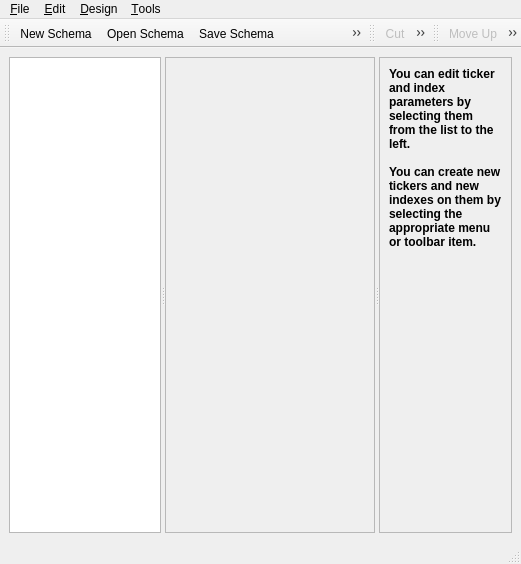
<ui version="4.0" >
 <class>TickerDesigner</class>
 <widget class="QMainWindow" name="TickerDesigner" >
  <property name="geometry" >
   <rect>
    <x>0</x>
    <y>0</y>
    <width>521</width>
    <height>564</height>
   </rect>
  </property>
  <property name="windowTitle" >
   <string>Ticker Designer</string>
  </property>
  <property name="windowIcon" >
   <iconset resource="profit.qrc" >:/images/icons/log.png</iconset>
  </property>
  <widget class="QWidget" name="centralwidget" >
   <layout class="QVBoxLayout" >
    <property name="margin" >
     <number>9</number>
    </property>
    <property name="spacing" >
     <number>6</number>
    </property>
    <item>
     <widget class="QSplitter" name="splitter" >
      <property name="orientation" >
       <enum>Qt::Horizontal</enum>
      </property>
      <widget class="QTreeView" name="treeView" >
       <property name="focusPolicy" >
        <enum>Qt::WheelFocus</enum>
       </property>
      </widget>
      <widget class="QStackedWidget" name="controlStack" >
       <property name="frameShape" >
        <enum>QFrame::StyledPanel</enum>
       </property>
       <property name="currentIndex" >
        <number>0</number>
       </property>
       <widget class="QWidget" name="unknownPage" >
        <layout class="QVBoxLayout" >
         <property name="margin" >
          <number>9</number>
         </property>
         <property name="spacing" >
          <number>6</number>
         </property>
         <item>
          <spacer>
           <property name="orientation" >
            <enum>Qt::Vertical</enum>
           </property>
           <property name="sizeHint" >
            <size>
             <width>20</width>
             <height>40</height>
            </size>
           </property>
          </spacer>
         </item>
        </layout>
       </widget>
       <widget class="QWidget" name="symbolPage" >
        <layout class="QVBoxLayout" >
         <property name="margin" >
          <number>9</number>
         </property>
         <property name="spacing" >
          <number>6</number>
         </property>
         <item>
          <layout class="QHBoxLayout" >
           <property name="margin" >
            <number>0</number>
           </property>
           <property name="spacing" >
            <number>6</number>
           </property>
           <item>
            <layout class="QGridLayout" >
             <property name="margin" >
              <number>0</number>
             </property>
             <property name="spacing" >
              <number>6</number>
             </property>
             <item row="1" column="0" >
              <widget class="QLabel" name="label" >
               <property name="sizePolicy" >
                <sizepolicy>
                 <hsizetype>7</hsizetype>
                 <vsizetype>5</vsizetype>
                 <horstretch>0</horstretch>
                 <verstretch>0</verstretch>
                </sizepolicy>
               </property>
               <property name="text" >
                <string>Symbol:</string>
               </property>
               <property name="alignment" >
                <set>Qt::AlignRight|Qt::AlignTrailing|Qt::AlignVCenter</set>
               </property>
              </widget>
             </item>
             <item row="4" column="0" >
              <widget class="QLabel" name="" >
               <property name="text" >
                <string>Expiry:</string>
               </property>
               <property name="alignment" >
                <set>Qt::AlignRight|Qt::AlignTrailing|Qt::AlignVCenter</set>
               </property>
              </widget>
             </item>
             <item row="0" column="1" >
              <widget class="QSpinBox" name="idSpin" >
               <property name="alignment" >
                <set>Qt::AlignRight</set>
               </property>
               <property name="buttonSymbols" >
                <enum>QAbstractSpinBox::PlusMinus</enum>
               </property>
               <property name="maximum" >
                <number>99999</number>
               </property>
               <property name="minimum" >
                <number>1</number>
               </property>
               <property name="value" >
                <number>1</number>
               </property>
              </widget>
             </item>
             <item row="0" column="0" >
              <widget class="QLabel" name="label" >
               <property name="sizePolicy" >
                <sizepolicy>
                 <hsizetype>7</hsizetype>
                 <vsizetype>5</vsizetype>
                 <horstretch>0</horstretch>
                 <verstretch>0</verstretch>
                </sizepolicy>
               </property>
               <property name="text" >
                <string>Id:</string>
               </property>
               <property name="alignment" >
                <set>Qt::AlignRight|Qt::AlignTrailing|Qt::AlignVCenter</set>
               </property>
              </widget>
             </item>
             <item row="2" column="0" >
              <widget class="QLabel" name="label" >
               <property name="sizePolicy" >
                <sizepolicy>
                 <hsizetype>7</hsizetype>
                 <vsizetype>5</vsizetype>
                 <horstretch>0</horstretch>
                 <verstretch>0</verstretch>
                </sizepolicy>
               </property>
               <property name="text" >
                <string>Security Type:</string>
               </property>
               <property name="alignment" >
                <set>Qt::AlignRight|Qt::AlignTrailing|Qt::AlignVCenter</set>
               </property>
              </widget>
             </item>
             <item row="2" column="1" >
              <widget class="QComboBox" name="secTypeCombo" >
               <item>
                <property name="text" >
                 <string>STK</string>
                </property>
               </item>
               <item>
                <property name="text" >
                 <string>OPT</string>
                </property>
               </item>
               <item>
                <property name="text" >
                 <string>FUT</string>
                </property>
               </item>
               <item>
                <property name="text" >
                 <string>IND</string>
                </property>
               </item>
               <item>
                <property name="text" >
                 <string>FOP</string>
                </property>
               </item>
               <item>
                <property name="text" >
                 <string>CASH</string>
                </property>
               </item>
              </widget>
             </item>
             <item row="3" column="0" >
              <widget class="QLabel" name="label" >
               <property name="sizePolicy" >
                <sizepolicy>
                 <hsizetype>7</hsizetype>
                 <vsizetype>5</vsizetype>
                 <horstretch>0</horstretch>
                 <verstretch>0</verstretch>
                </sizepolicy>
               </property>
               <property name="text" >
                <string>Exchange:</string>
               </property>
               <property name="alignment" >
                <set>Qt::AlignRight|Qt::AlignTrailing|Qt::AlignVCenter</set>
               </property>
              </widget>
             </item>
             <item row="5" column="0" >
              <widget class="QLabel" name="" >
               <property name="text" >
                <string>Right:</string>
               </property>
               <property name="alignment" >
                <set>Qt::AlignRight|Qt::AlignTrailing|Qt::AlignVCenter</set>
               </property>
              </widget>
             </item>
             <item row="4" column="1" >
              <widget class="QLineEdit" name="expiryEdit" />
             </item>
             <item row="5" column="1" >
              <widget class="QComboBox" name="rightCombo" >
               <item>
                <property name="text" >
                 <string/>
                </property>
               </item>
               <item>
                <property name="text" >
                 <string>PUT</string>
                </property>
               </item>
               <item>
                <property name="text" >
                 <string>CALL</string>
                </property>
               </item>
              </widget>
             </item>
             <item row="6" column="1" >
              <widget class="QDoubleSpinBox" name="strikeSpin" >
               <property name="alignment" >
                <set>Qt::AlignRight</set>
               </property>
               <property name="buttonSymbols" >
                <enum>QAbstractSpinBox::PlusMinus</enum>
               </property>
               <property name="maximum" >
                <double>99999.990000000005239</double>
               </property>
               <property name="singleStep" >
                <double>0.010000000000000</double>
               </property>
              </widget>
             </item>
             <item row="6" column="0" >
              <widget class="QLabel" name="" >
               <property name="text" >
                <string>Strike:</string>
               </property>
               <property name="alignment" >
                <set>Qt::AlignRight|Qt::AlignTrailing|Qt::AlignVCenter</set>
               </property>
              </widget>
             </item>
             <item row="1" column="1" >
              <widget class="QLineEdit" name="symbolEdit" >
               <property name="sizePolicy" >
                <sizepolicy>
                 <hsizetype>1</hsizetype>
                 <vsizetype>0</vsizetype>
                 <horstretch>0</horstretch>
                 <verstretch>0</verstretch>
                </sizepolicy>
               </property>
              </widget>
             </item>
             <item row="3" column="1" >
              <widget class="QLineEdit" name="exchangeEdit" >
               <property name="sizePolicy" >
                <sizepolicy>
                 <hsizetype>1</hsizetype>
                 <vsizetype>0</vsizetype>
                 <horstretch>0</horstretch>
                 <verstretch>0</verstretch>
                </sizepolicy>
               </property>
              </widget>
             </item>
             <item row="7" column="0" >
              <widget class="QLabel" name="" >
               <property name="text" >
                <string>Currency:</string>
               </property>
               <property name="alignment" >
                <set>Qt::AlignRight|Qt::AlignTrailing|Qt::AlignVCenter</set>
               </property>
              </widget>
             </item>
             <item row="7" column="1" >
              <widget class="QLineEdit" name="currencyEdit" />
             </item>
            </layout>
           </item>
          </layout>
         </item>
         <item>
          <widget class="QGroupBox" name="iconGroup" >
           <property name="title" >
            <string>Icon</string>
           </property>
           <property name="flat" >
            <bool>true</bool>
           </property>
           <layout class="QHBoxLayout" >
            <property name="margin" >
             <number>9</number>
            </property>
            <property name="spacing" >
             <number>6</number>
            </property>
            <item>
             <spacer>
              <property name="orientation" >
               <enum>Qt::Horizontal</enum>
              </property>
              <property name="sizeHint" >
               <size>
                <width>30</width>
                <height>20</height>
               </size>
              </property>
             </spacer>
            </item>
            <item>
             <widget class="QLabel" name="iconPreview" >
              <property name="sizePolicy" >
               <sizepolicy>
                <hsizetype>0</hsizetype>
                <vsizetype>0</vsizetype>
                <horstretch>0</horstretch>
                <verstretch>0</verstretch>
               </sizepolicy>
              </property>
              <property name="minimumSize" >
               <size>
                <width>48</width>
                <height>48</height>
               </size>
              </property>
              <property name="maximumSize" >
               <size>
                <width>48</width>
                <height>48</height>
               </size>
              </property>
              <property name="frameShape" >
               <enum>QFrame::StyledPanel</enum>
              </property>
              <property name="frameShadow" >
               <enum>QFrame::Sunken</enum>
              </property>
              <property name="text" >
               <string/>
              </property>
              <property name="alignment" >
               <set>Qt::AlignCenter</set>
              </property>
             </widget>
            </item>
            <item>
             <widget class="QPushButton" name="iconSelect" >
              <property name="text" >
               <string>Select...</string>
              </property>
             </widget>
            </item>
           </layout>
          </widget>
         </item>
         <item>
          <spacer>
           <property name="orientation" >
            <enum>Qt::Vertical</enum>
           </property>
           <property name="sizeHint" >
            <size>
             <width>20</width>
             <height>20</height>
            </size>
           </property>
          </spacer>
         </item>
        </layout>
       </widget>
       <widget class="QWidget" name="fieldPage" >
        <layout class="QVBoxLayout" >
         <property name="margin" >
          <number>9</number>
         </property>
         <property name="spacing" >
          <number>6</number>
         </property>
         <item>
          <layout class="QHBoxLayout" >
           <property name="margin" >
            <number>0</number>
           </property>
           <property name="spacing" >
            <number>6</number>
           </property>
           <item>
            <widget class="QLabel" name="label" >
             <property name="sizePolicy" >
              <sizepolicy>
               <hsizetype>7</hsizetype>
               <vsizetype>5</vsizetype>
               <horstretch>0</horstretch>
               <verstretch>0</verstretch>
              </sizepolicy>
             </property>
             <property name="text" >
              <string>Field:</string>
             </property>
             <property name="alignment" >
              <set>Qt::AlignRight|Qt::AlignTrailing|Qt::AlignVCenter</set>
             </property>
            </widget>
           </item>
           <item>
            <widget class="QComboBox" name="fieldCombo" >
             <property name="sizePolicy" >
              <sizepolicy>
               <hsizetype>7</hsizetype>
               <vsizetype>0</vsizetype>
               <horstretch>0</horstretch>
               <verstretch>0</verstretch>
              </sizepolicy>
             </property>
            </widget>
           </item>
          </layout>
         </item>
         <item>
          <spacer>
           <property name="orientation" >
            <enum>Qt::Vertical</enum>
           </property>
           <property name="sizeHint" >
            <size>
             <width>20</width>
             <height>40</height>
            </size>
           </property>
          </spacer>
         </item>
        </layout>
       </widget>
       <widget class="QWidget" name="indexPage" >
        <layout class="QVBoxLayout" >
         <property name="margin" >
          <number>9</number>
         </property>
         <property name="spacing" >
          <number>6</number>
         </property>
         <item>
          <layout class="QGridLayout" >
           <property name="margin" >
            <number>0</number>
           </property>
           <property name="spacing" >
            <number>6</number>
           </property>
           <item row="1" column="0" >
            <widget class="QLabel" name="label" >
             <property name="sizePolicy" >
              <sizepolicy>
               <hsizetype>7</hsizetype>
               <vsizetype>5</vsizetype>
               <horstretch>0</horstretch>
               <verstretch>0</verstretch>
              </sizepolicy>
             </property>
             <property name="text" >
              <string>Type:</string>
             </property>
             <property name="alignment" >
              <set>Qt::AlignRight|Qt::AlignTrailing|Qt::AlignVCenter</set>
             </property>
            </widget>
           </item>
           <item row="0" column="1" >
            <widget class="QLineEdit" name="indexName" />
           </item>
           <item row="1" column="1" >
            <widget class="QComboBox" name="indexCombo" />
           </item>
           <item row="0" column="0" >
            <widget class="QLabel" name="label" >
             <property name="sizePolicy" >
              <sizepolicy>
               <hsizetype>7</hsizetype>
               <vsizetype>5</vsizetype>
               <horstretch>0</horstretch>
               <verstretch>0</verstretch>
              </sizepolicy>
             </property>
             <property name="text" >
              <string>Name:</string>
             </property>
             <property name="alignment" >
              <set>Qt::AlignRight|Qt::AlignTrailing|Qt::AlignVCenter</set>
             </property>
            </widget>
           </item>
          </layout>
         </item>
         <item>
          <widget class="QGroupBox" name="indexParamGroup" >
           <property name="title" >
            <string>Parameters</string>
           </property>
           <property name="flat" >
            <bool>true</bool>
           </property>
           <layout class="QHBoxLayout" >
            <property name="margin" >
             <number>9</number>
            </property>
            <property name="spacing" >
             <number>6</number>
            </property>
            <item>
             <layout class="QGridLayout" >
              <property name="margin" >
               <number>0</number>
              </property>
              <property name="spacing" >
               <number>6</number>
              </property>
             </layout>
            </item>
           </layout>
          </widget>
         </item>
         <item>
          <widget class="QGroupBox" name="indexDocGroup" >
           <property name="minimumSize" >
            <size>
             <width>32</width>
             <height>64</height>
            </size>
           </property>
           <property name="title" >
            <string>Documentation</string>
           </property>
           <property name="flat" >
            <bool>true</bool>
           </property>
           <layout class="QHBoxLayout" >
            <property name="margin" >
             <number>9</number>
            </property>
            <property name="spacing" >
             <number>6</number>
            </property>
            <item>
             <widget class="QLabel" name="indexParamDoc" >
              <property name="text" >
               <string/>
              </property>
              <property name="alignment" >
               <set>Qt::AlignLeading|Qt::AlignLeft|Qt::AlignTop</set>
              </property>
              <property name="wordWrap" >
               <bool>true</bool>
              </property>
             </widget>
            </item>
           </layout>
          </widget>
         </item>
         <item>
          <spacer>
           <property name="orientation" >
            <enum>Qt::Vertical</enum>
           </property>
           <property name="sizeHint" >
            <size>
             <width>20</width>
             <height>111</height>
            </size>
           </property>
          </spacer>
         </item>
        </layout>
       </widget>
      </widget>
      <widget class="QStackedWidget" name="helpStack" >
       <property name="frameShape" >
        <enum>QFrame::StyledPanel</enum>
       </property>
       <property name="currentIndex" >
        <number>0</number>
       </property>
       <widget class="QWidget" name="unknownPage" >
        <layout class="QVBoxLayout" >
         <property name="margin" >
          <number>9</number>
         </property>
         <property name="spacing" >
          <number>6</number>
         </property>
         <item>
          <widget class="QLabel" name="" >
           <property name="text" >
            <string>&lt;html>&lt;head>&lt;meta name="qrichtext" content="1" />&lt;style type="text/css">
p, li { white-space: pre-wrap; }
&lt;/style>&lt;/head>&lt;body style=" font-family:'Sans Serif'; font-size:9pt; font-weight:400; font-style:normal; text-decoration:none;">
&lt;p style=" margin-top:0px; margin-bottom:0px; margin-left:0px; margin-right:0px; -qt-block-indent:0; text-indent:0px;">&lt;span style=" font-weight:600;">You can edit ticker and index parameters by selecting them from the list to the left.&lt;/span>&lt;/p>
&lt;p style="-qt-paragraph-type:empty; margin-top:0px; margin-bottom:0px; margin-left:0px; margin-right:0px; -qt-block-indent:0; text-indent:0px; font-weight:600;">&lt;/p>
&lt;p style=" margin-top:0px; margin-bottom:0px; margin-left:0px; margin-right:0px; -qt-block-indent:0; text-indent:0px; font-weight:600;">You can create new tickers and new indexes on them by selecting the appropriate menu or toolbar item.&lt;/p>&lt;/body>&lt;/html></string>
           </property>
           <property name="alignment" >
            <set>Qt::AlignLeading|Qt::AlignLeft|Qt::AlignTop</set>
           </property>
           <property name="wordWrap" >
            <bool>true</bool>
           </property>
          </widget>
         </item>
        </layout>
       </widget>
       <widget class="QWidget" name="symbolPage" >
        <layout class="QVBoxLayout" >
         <property name="margin" >
          <number>9</number>
         </property>
         <property name="spacing" >
          <number>6</number>
         </property>
         <item>
          <widget class="QLabel" name="" >
           <property name="text" >
            <string>&lt;html>&lt;head>&lt;meta name="qrichtext" content="1" />&lt;style type="text/css">
p, li { white-space: pre-wrap; }
&lt;/style>&lt;/head>&lt;body style=" font-family:'Sans Serif'; font-size:9pt; font-weight:400; font-style:normal; text-decoration:none;">
&lt;p style=" margin-top:0px; margin-bottom:0px; margin-left:0px; margin-right:0px; -qt-block-indent:0; text-indent:0px;">&lt;span style=" font-weight:600;">You can edit the parameters of the ticker here.&lt;/span>&lt;/p>&lt;/body>&lt;/html></string>
           </property>
           <property name="alignment" >
            <set>Qt::AlignLeading|Qt::AlignLeft|Qt::AlignTop</set>
           </property>
           <property name="wordWrap" >
            <bool>true</bool>
           </property>
          </widget>
         </item>
        </layout>
       </widget>
       <widget class="QWidget" name="fieldPage" >
        <layout class="QVBoxLayout" >
         <property name="margin" >
          <number>9</number>
         </property>
         <property name="spacing" >
          <number>6</number>
         </property>
         <item>
          <widget class="QLabel" name="" >
           <property name="text" >
            <string>&lt;html>&lt;head>&lt;meta name="qrichtext" content="1" />&lt;style type="text/css">
p, li { white-space: pre-wrap; }
&lt;/style>&lt;/head>&lt;body style=" font-family:'Sans Serif'; font-size:9pt; font-weight:400; font-style:normal; text-decoration:none;">
&lt;p style=" margin-top:0px; margin-bottom:0px; margin-left:0px; margin-right:0px; -qt-block-indent:0; text-indent:0px;">&lt;span style=" font-weight:600;">You can change the ticker field type here.&lt;/span>&lt;/p>
&lt;p style="-qt-paragraph-type:empty; margin-top:0px; margin-bottom:0px; margin-left:0px; margin-right:0px; -qt-block-indent:0; text-indent:0px; font-weight:600;">&lt;/p>
&lt;p style=" margin-top:0px; margin-bottom:0px; margin-left:0px; margin-right:0px; -qt-block-indent:0; text-indent:0px; font-weight:600;">You must set the field in order to select it an index parameter.&lt;/p>&lt;/body>&lt;/html></string>
           </property>
           <property name="alignment" >
            <set>Qt::AlignLeading|Qt::AlignLeft|Qt::AlignTop</set>
           </property>
           <property name="wordWrap" >
            <bool>true</bool>
           </property>
          </widget>
         </item>
        </layout>
       </widget>
       <widget class="QWidget" name="indexPage" >
        <layout class="QVBoxLayout" >
         <property name="margin" >
          <number>9</number>
         </property>
         <property name="spacing" >
          <number>6</number>
         </property>
         <item>
          <widget class="QLabel" name="" >
           <property name="text" >
            <string>&lt;html>&lt;head>&lt;meta name="qrichtext" content="1" />&lt;style type="text/css">
p, li { white-space: pre-wrap; }
&lt;/style>&lt;/head>&lt;body style=" font-family:'Sans Serif'; font-size:9pt; font-weight:400; font-style:normal; text-decoration:none;">
&lt;p style=" margin-top:0px; margin-bottom:0px; margin-left:0px; margin-right:0px; -qt-block-indent:0; text-indent:0px;">&lt;span style=" font-weight:600;">You can change the type of index and its constructor parameters here.&lt;/span>&lt;/p>
&lt;p style="-qt-paragraph-type:empty; margin-top:0px; margin-bottom:0px; margin-left:0px; margin-right:0px; -qt-block-indent:0; text-indent:0px; font-weight:600;">&lt;/p>
&lt;p style=" margin-top:0px; margin-bottom:0px; margin-left:0px; margin-right:0px; -qt-block-indent:0; text-indent:0px; font-weight:600;">You must set the index name in order to select it as a parameter of another item.&lt;/p>&lt;/body>&lt;/html></string>
           </property>
           <property name="alignment" >
            <set>Qt::AlignLeading|Qt::AlignLeft|Qt::AlignTop</set>
           </property>
           <property name="wordWrap" >
            <bool>true</bool>
           </property>
          </widget>
         </item>
        </layout>
       </widget>
      </widget>
     </widget>
    </item>
   </layout>
  </widget>
  <widget class="QMenuBar" name="menubar" >
   <property name="geometry" >
    <rect>
     <x>0</x>
     <y>0</y>
     <width>521</width>
     <height>28</height>
    </rect>
   </property>
   <widget class="QMenu" name="menuEdit" >
    <property name="title" >
     <string>&amp;Edit</string>
    </property>
    <addaction name="actionCut" />
    <addaction name="actionCopy" />
    <addaction name="actionPaste" />
    <addaction name="actionDelete" />
   </widget>
   <widget class="QMenu" name="menuDesign" >
    <property name="title" >
     <string>&amp;Design</string>
    </property>
    <addaction name="actionInsertTicker" />
    <addaction name="actionInsertField" />
    <addaction name="actionInsertIndex" />
    <addaction name="separator" />
    <addaction name="actionMoveUp" />
    <addaction name="actionMoveDown" />
   </widget>
   <widget class="QMenu" name="menuTools" >
    <property name="title" >
     <string>&amp;Tools</string>
    </property>
    <widget class="QMenu" name="menuToolbars" >
     <property name="title" >
      <string>Toolbars</string>
     </property>
    </widget>
    <addaction name="actionStatusBar" />
    <addaction name="menuToolbars" />
   </widget>
   <widget class="QMenu" name="menuFile" >
    <property name="title" >
     <string>&amp;File</string>
    </property>
    <addaction name="actionNewSchema" />
    <addaction name="actionOpenSchema" />
    <addaction name="separator" />
    <addaction name="actionSaveSchema" />
    <addaction name="actionSaveSchemaAs" />
    <addaction name="actionCloseSchema" />
    <addaction name="separator" />
    <addaction name="actionQuit" />
   </widget>
   <addaction name="menuFile" />
   <addaction name="menuEdit" />
   <addaction name="menuDesign" />
   <addaction name="menuTools" />
  </widget>
  <widget class="QStatusBar" name="statusbar" />
  <widget class="QToolBar" name="fileToolbar" >
   <property name="windowTitle" >
    <string>File</string>
   </property>
   <property name="orientation" >
    <enum>Qt::Horizontal</enum>
   </property>
   <attribute name="toolBarArea" >
    <number>4</number>
   </attribute>
   <addaction name="actionNewSchema" />
   <addaction name="actionOpenSchema" />
   <addaction name="actionSaveSchema" />
   <addaction name="actionPrintSchema" />
  </widget>
  <widget class="QToolBar" name="editToolbar" >
   <property name="windowTitle" >
    <string>Edit</string>
   </property>
   <property name="orientation" >
    <enum>Qt::Horizontal</enum>
   </property>
   <attribute name="toolBarArea" >
    <number>4</number>
   </attribute>
   <addaction name="actionCut" />
   <addaction name="actionCopy" />
   <addaction name="actionPaste" />
   <addaction name="actionDelete" />
  </widget>
  <widget class="QToolBar" name="designToolbar" >
   <property name="windowTitle" >
    <string>Design Tools</string>
   </property>
   <property name="orientation" >
    <enum>Qt::Horizontal</enum>
   </property>
   <attribute name="toolBarArea" >
    <number>4</number>
   </attribute>
   <addaction name="actionMoveUp" />
   <addaction name="actionMoveDown" />
   <addaction name="actionInsertTicker" />
   <addaction name="actionInsertField" />
   <addaction name="actionInsertIndex" />
  </widget>
  <action name="actionOpenSchema" >
   <property name="icon" >
    <iconset resource="profit.qrc" >:/images/icons/fileopen.png</iconset>
   </property>
   <property name="text" >
    <string>Open Schema...</string>
   </property>
   <property name="shortcut" >
    <string>Ctrl+O</string>
   </property>
   <property name="shortcutContext" >
    <enum>Qt::ApplicationShortcut</enum>
   </property>
  </action>
  <action name="actionSaveSchema" >
   <property name="icon" >
    <iconset resource="profit.qrc" >:/images/icons/filesave.png</iconset>
   </property>
   <property name="text" >
    <string>Save Schema</string>
   </property>
   <property name="shortcut" >
    <string>Ctrl+S</string>
   </property>
   <property name="shortcutContext" >
    <enum>Qt::ApplicationShortcut</enum>
   </property>
  </action>
  <action name="actionCut" >
   <property name="enabled" >
    <bool>false</bool>
   </property>
   <property name="icon" >
    <iconset resource="profit.qrc" >:/images/icons/editcut.png</iconset>
   </property>
   <property name="text" >
    <string>Cut</string>
   </property>
   <property name="shortcut" >
    <string>Ctrl+X</string>
   </property>
  </action>
  <action name="actionCopy" >
   <property name="enabled" >
    <bool>false</bool>
   </property>
   <property name="icon" >
    <iconset resource="profit.qrc" >:/images/icons/editcopy.png</iconset>
   </property>
   <property name="text" >
    <string>Copy</string>
   </property>
   <property name="shortcut" >
    <string>Ctrl+C</string>
   </property>
  </action>
  <action name="actionPaste" >
   <property name="enabled" >
    <bool>false</bool>
   </property>
   <property name="icon" >
    <iconset resource="profit.qrc" >:/images/icons/editpaste.png</iconset>
   </property>
   <property name="text" >
    <string>Paste</string>
   </property>
   <property name="shortcut" >
    <string>Ctrl+V</string>
   </property>
  </action>
  <action name="actionDelete" >
   <property name="enabled" >
    <bool>false</bool>
   </property>
   <property name="icon" >
    <iconset resource="profit.qrc" >:/images/icons/editdelete.png</iconset>
   </property>
   <property name="text" >
    <string>Delete</string>
   </property>
  </action>
  <action name="actionMoveUp" >
   <property name="enabled" >
    <bool>false</bool>
   </property>
   <property name="icon" >
    <iconset resource="profit.qrc" >:/images/icons/up.png</iconset>
   </property>
   <property name="text" >
    <string>Move Up</string>
   </property>
   <property name="shortcut" >
    <string>Ctrl+U</string>
   </property>
  </action>
  <action name="actionMoveDown" >
   <property name="enabled" >
    <bool>false</bool>
   </property>
   <property name="icon" >
    <iconset resource="profit.qrc" >:/images/icons/down.png</iconset>
   </property>
   <property name="text" >
    <string>Move Down</string>
   </property>
   <property name="shortcut" >
    <string>Ctrl+D</string>
   </property>
  </action>
  <action name="actionNewSchema" >
   <property name="icon" >
    <iconset resource="profit.qrc" >:/images/icons/filenew.png</iconset>
   </property>
   <property name="text" >
    <string>New Schema</string>
   </property>
   <property name="shortcut" >
    <string>Ctrl+N</string>
   </property>
  </action>
  <action name="actionSaveSchemaAs" >
   <property name="icon" >
    <iconset resource="profit.qrc" >:/images/icons/filesaveas.png</iconset>
   </property>
   <property name="text" >
    <string>Save Schema As...</string>
   </property>
  </action>
  <action name="actionCloseSchema" >
   <property name="icon" >
    <iconset resource="profit.qrc" >:/images/icons/fileclose.png</iconset>
   </property>
   <property name="text" >
    <string>Close Schema</string>
   </property>
   <property name="shortcut" >
    <string>Ctrl+W</string>
   </property>
  </action>
  <action name="actionQuit" >
   <property name="icon" >
    <iconset resource="profit.qrc" >:/images/icons/exit.png</iconset>
   </property>
   <property name="text" >
    <string>Quit</string>
   </property>
   <property name="shortcut" >
    <string>Ctrl+Q</string>
   </property>
  </action>
  <action name="actionInsertTicker" >
   <property name="icon" >
    <iconset resource="profit.qrc" >:/images/icons/kchart.png</iconset>
   </property>
   <property name="text" >
    <string>Insert Symbol</string>
   </property>
   <property name="shortcut" >
    <string>Ctrl+T</string>
   </property>
  </action>
  <action name="actionInsertIndex" >
   <property name="enabled" >
    <bool>false</bool>
   </property>
   <property name="icon" >
    <iconset resource="profit.qrc" >:/images/icons/package_system.png</iconset>
   </property>
   <property name="text" >
    <string>Insert Index</string>
   </property>
   <property name="shortcut" >
    <string>Ctrl+I</string>
   </property>
  </action>
  <action name="actionInsertField" >
   <property name="enabled" >
    <bool>false</bool>
   </property>
   <property name="icon" >
    <iconset resource="profit.qrc" >:/images/icons/misc.png</iconset>
   </property>
   <property name="text" >
    <string>Insert Field</string>
   </property>
   <property name="toolTip" >
    <string>Insert Field</string>
   </property>
   <property name="shortcut" >
    <string>Ctrl+F</string>
   </property>
  </action>
  <action name="actionStatusBar" >
   <property name="checkable" >
    <bool>true</bool>
   </property>
   <property name="checked" >
    <bool>true</bool>
   </property>
   <property name="text" >
    <string>Status Bar</string>
   </property>
  </action>
  <action name="actionPrintSchema" >
   <property name="icon" >
    <iconset resource="profit.qrc" >:/images/icons/kedit.png</iconset>
   </property>
   <property name="text" >
    <string>Print Schema to stdout</string>
   </property>
   <property name="iconText" >
    <string>Print Schema to stdout</string>
   </property>
   <property name="toolTip" >
    <string>Print Schema to stdout</string>
   </property>
  </action>
 </widget>
 <tabstops>
  <tabstop>treeView</tabstop>
  <tabstop>idSpin</tabstop>
  <tabstop>symbolEdit</tabstop>
  <tabstop>secTypeCombo</tabstop>
  <tabstop>exchangeEdit</tabstop>
  <tabstop>expiryEdit</tabstop>
  <tabstop>rightCombo</tabstop>
  <tabstop>strikeSpin</tabstop>
  <tabstop>currencyEdit</tabstop>
  <tabstop>iconSelect</tabstop>
  <tabstop>fieldCombo</tabstop>
  <tabstop>indexName</tabstop>
  <tabstop>indexCombo</tabstop>
 </tabstops>
 <resources>
  <include location="profit.qrc" />
 </resources>
 <connections>
  <connection>
   <sender>actionQuit</sender>
   <signal>triggered()</signal>
   <receiver>TickerDesigner</receiver>
   <slot>close()</slot>
   <hints>
    <hint type="sourcelabel" >
     <x>-1</x>
     <y>-1</y>
    </hint>
    <hint type="destinationlabel" >
     <x>236</x>
     <y>232</y>
    </hint>
   </hints>
  </connection>
  <connection>
   <sender>actionStatusBar</sender>
   <signal>toggled(bool)</signal>
   <receiver>statusbar</receiver>
   <slot>setVisible(bool)</slot>
   <hints>
    <hint type="sourcelabel" >
     <x>-1</x>
     <y>-1</y>
    </hint>
    <hint type="destinationlabel" >
     <x>259</x>
     <y>415</y>
    </hint>
   </hints>
  </connection>
  <connection>
   <sender>controlStack</sender>
   <signal>currentChanged(int)</signal>
   <receiver>helpStack</receiver>
   <slot>setCurrentIndex(int)</slot>
   <hints>
    <hint type="sourcelabel" >
     <x>460</x>
     <y>267</y>
    </hint>
    <hint type="destinationlabel" >
     <x>245</x>
     <y>262</y>
    </hint>
   </hints>
  </connection>
 </connections>
</ui>
